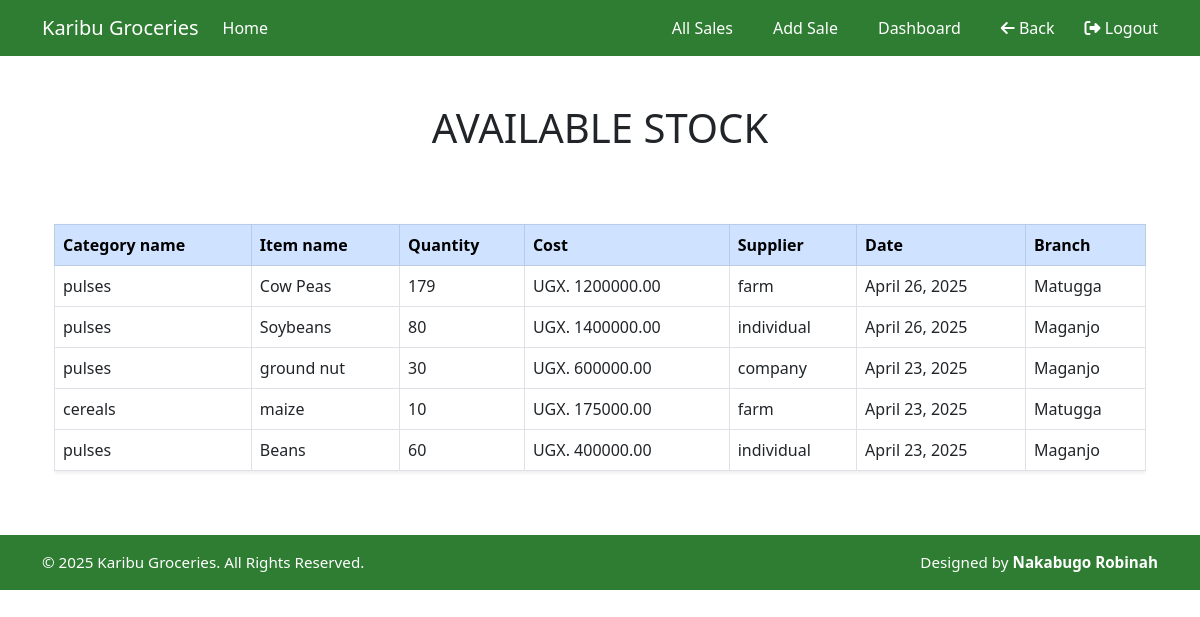
/allstock/ (signed in), run on an earlier commit of the app's database.
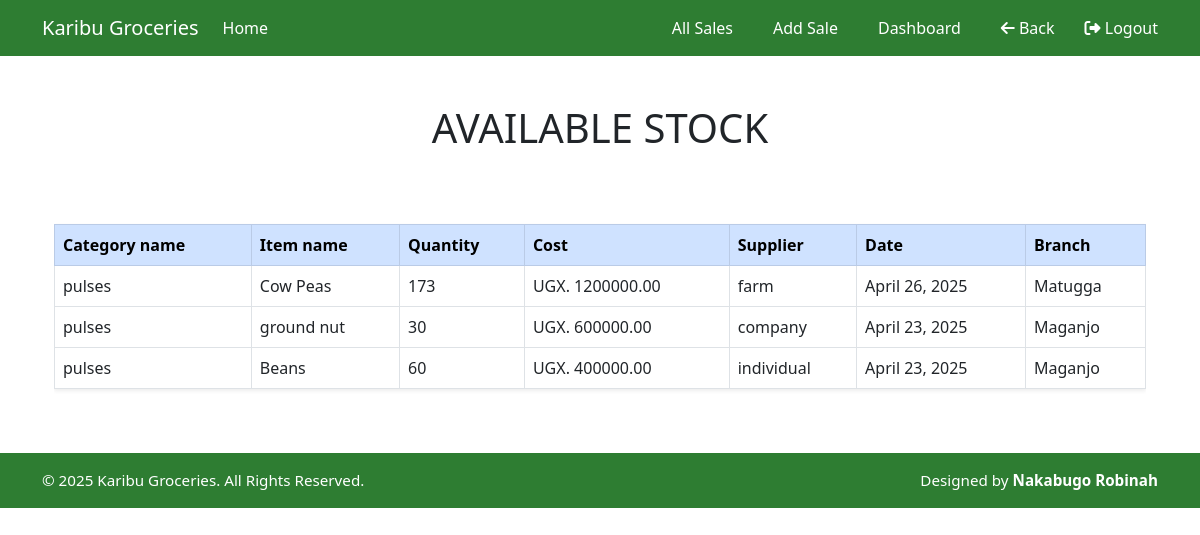
And on a later commit of the database.
### ledger/models.py (models this page shows, shortened)
class Stock(models.Model):
    category_name = models.ForeignKey(Category, on_delete=models.CASCADE, null=True, blank=True)
    item_name = models.CharField(max_length=10, null=True, blank=False)
    total_quantity = models.IntegerField(default=0, null=True, blank=False)
    issued_quantity = models.IntegerField(default=0, null=True, blank=False)
    received_quantity = models.IntegerField(default=0, null=True, blank=False)
    type_of_stock = models.CharField(max_length=20)
    cost = models.DecimalField(max_digits=10, decimal_places=2, null=True, blank=False)
    supplier_type = models.CharField(
        max_length=20,
        choices=[
            ("individual", "Individual Dealer"),
            ("company", "Company"),
            ("farm", "KGL Farm")
        ]
    )
    date = models.DateField(auto_now_add=True)
    branch = models.CharField(max_length=20, choices=[("Maganjo", "Maganjo"), ("Matugga", "Matugga")])
    unit_price = models.FloatField(blank=True, default=0, null=True)
    unit_cost = models.FloatField(blank=True, default=0, null=True)

class Category(models.Model):
    category_name = models.CharField(max_length=50, null=True, blank=True)
    def __str__(self):
        return self.category_name if self.category_name else "unnamed Category"

### ledger/views.py (the view)
# urls.py: path('allstock/',views.allstock, name='allstock'),
@login_required
def allstock(request):
    stocks =Stock.objects.all().order_by('-id')
    return render(request, 'ledger/allstock.html',{'stocks':stocks})

### ledger/templates/ledger/allstock.html (shortened to what this page needs)
{% extends 'base.html' %}
{% load static %}
{% block content %}
<div class="container my-5">
    <h1 class="text-center mb-4">AVAILABLE STOCK</h1>
    <div class="table-responsive position-relative">
        <table class="table table-bordered table-hover shadow-sm mt-5">
            <thead class="table-primary">
                <tr>
                    <th>Category name</th>
                    <th>Item name</th>
                    <th>Quantity</th>
                    <th>Cost</th>
                    <th>Supplier</th>
                    <th>Date</th>
                    <th>Branch</th>
                </tr>
            </thead>
            <tbody>
                {% for stock in stocks %}
                <tr>
                    <td>{{ stock.category_name }}</td>
                    <td>{{ stock.item_name }}</td>
                    <td>{{ stock.total_quantity }}</td>
                    <td>UGX. {{ stock.cost }}</td>
                    <td>{{ stock.supplier_type }}</td>
                    <td>{{ stock.date }}</td>
                    <td>{{ stock.branch }}</td>
                </tr>
                {% endfor %}
            </tbody>
        </table>
    </div>
</div>
{% endblock %}

What changed in the data, as far as the page shows it:
removed Stock: category_name "pulses", item_name "Soybeans", total_quantity "80", cost "1400000.00", supplier_type "individual", date "April 26, 2025", branch "Maganjo"
removed Stock: category_name "cereals", item_name "maize", total_quantity "10", cost "175000.00", supplier_type "farm", date "April 23, 2025", branch "Matugga"
changed Stock "Cow Peas": total_quantity "179" → "173"
